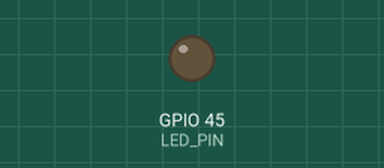
Recording of a sketch running on a simulated ESP32. On the bench: output pins drawn as LEDs (lit = HIGH).

Above: at 0.05 s.
At 0.5 s:
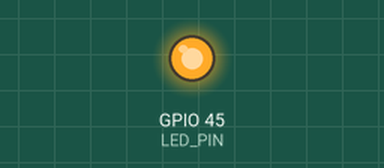
Timing chart, 0 to 3.3 s (numbered marks = the images above):
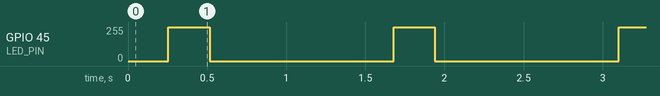

Measured:
- by itself, GPIO 45 (LED_PIN): repeats every 1.4 s: 0/255 1.2 s, 255/255 0.26 s

The sketch:

LED_Heartbeat.ino
```cpp
/*
 * This program simulates a human heartbeat using the User LED
 * on GPIO 45.
 *
 * The LED performs two fading pulses followed by a short pause,
 * creating a repeating heartbeat-like pattern.
 */

#include <Arduino.h>

#define LED_PIN  45

#define LED_CHANNEL  0
#define PWM_FREQ     5000
#define PWM_RES      8

// Create a smooth LED pulse
void pulseLED(int maxBrightness, int duration)
{
    // Fade in
    for (int brightness = 0; brightness <= maxBrightness; brightness += 5)
    {
        ledcWrite(LED_CHANNEL, brightness);
        delay(duration / 50);
    }

    // Fade out
    for (int brightness = maxBrightness; brightness >= 0; brightness -= 5)
    {
        ledcWrite(LED_CHANNEL, brightness);
        delay(duration / 50);
    }
}

void setup()
{
    // Configure LED PWM
    ledcSetup(LED_CHANNEL, PWM_FREQ, PWM_RES);
    ledcAttachPin(LED_PIN, LED_CHANNEL);

    ledcWrite(LED_CHANNEL, 0);
}

void loop()
{
    // First heartbeat pulse
    pulseLED(255, 250);

    delay(80);

    // Second heartbeat pulse
    pulseLED(180, 180);

    // Pause between heartbeats
    delay(600);
}
```
